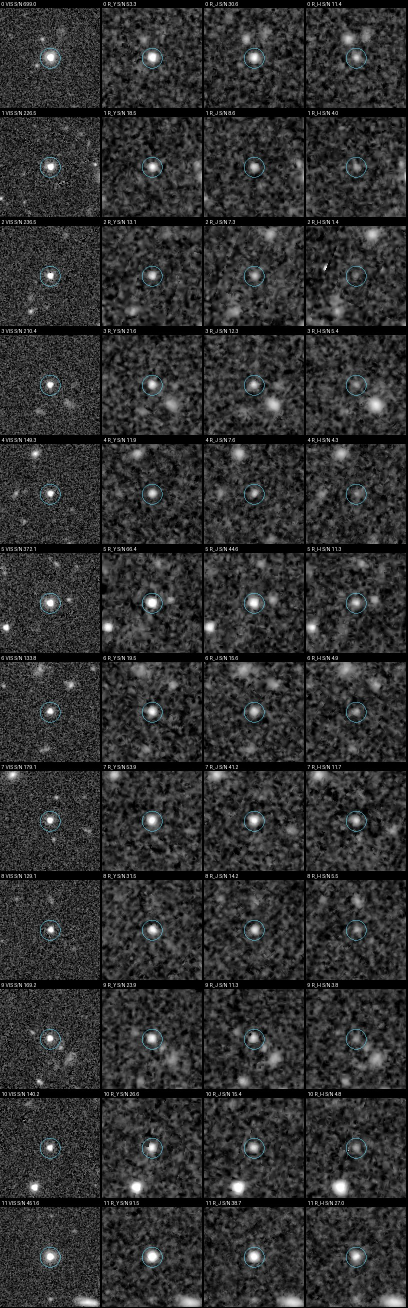
#> input picture track-m-moving-faint/stage2/sheets/strong_absorption_00.jpg, 816 x 2616 px (shown at 1/2 size); its folder holds 4 pictures in this run
$ python mk_wd.py
#> lines starting #> are read from the running program, lines starting #| are printed output that depends on the picture
"""Builds site/data/wd_faint.json and site/data/img/wd/ from the public tables of Track M, second stage
(track-m-moving-faint/stage2/). Run from the repository root: python site/mk_wd.py"""
import csv
import json
import re
import shutil
from pathlib import Path

from PIL import Image

ROOT = Path(__file__).resolve().parent.parent
S2 = ROOT / "track-m-moving-faint" / "stage2"
OUT = ROOT / "site" / "data"
COMP = {"H": "pure hydrogen", "He": "pure helium", "HeH2": "helium with hydrogen (He/H = 100)", "HeH5": "helium with hydrogen (He/H = 100,000)", "HeH8": "helium with a trace of hydrogen (He/H = 1e8)"}


def sexa(ra, dec):
    t = round(ra / 15 * 36000)                     # tenths of a second of time, rounded (the convention of the first list)
    a = round(abs(dec) * 3600)
    return f"{t // 36000:02d}{t // 600 % 60:02d}{t % 600 / 10:04.1f}{'-' if dec < 0 else '+'}{a // 3600:02d}{a // 60 % 60:02d}{a % 60:02d}"


rows = list(csv.DictReader(open(S2 / "interesting_candidates.csv", encoding="utf-8")))
#> (reads track-m-moving-faint/stage2/interesting_candidates.csv from the repository)
post = {r["object_id"]: r for r in csv.DictReader(open(S2 / "posthoc_m2.csv", encoding="utf-8"))}
#> (reads track-m-moving-faint/stage2/posthoc_m2.csv from the repository)
old = {}
if (OUT / "wd_faint.json").exists():
    old = {c["object_id"]: c["slug"] for c in json.loads((OUT / "wd_faint.json").read_text(encoding="utf-8"))["candidates"]}
sheets = {}
img = OUT / "img" / "wd"
if img.exists():
    shutil.rmtree(img)
img.mkdir(parents=True)
C = []
for r in rows:
    if r["kept"] != "True":
        continue
    ra, dec, oid, row = float(r["right_ascension"]), float(r["declination"]), r["object_id"], int(r["row"])
    slug = old.get(oid) or "mj" + sexa(ra, dec)
    p = post[oid]
    firm = float(p["nir_sig"]) < -3
    m = re.search(r"\(([-+\d.]+) ([-+\d.]+) \+- ([\d.]+)", r["nsc_dr2"])
    note = "; ".join(x for x in (r["eye_note"], "forced J signal below 5 sigma on the pixels" if "below 5" in r["pixel_step"] else "") if x)
    C.append(dict(slug=slug, name="Euclid J" + slug[2:], object_id=oid, ra=round(ra, 6), dec=round(dec, 6), r=round(float(r["r"]), 2), pm=round(float(r["pm"]), 1), pmx=round(float(r["pmx"]), 1),
                  pmy=round(float(r["pmy"]), 1), e_pm=round(float(r["e_pm"]), 1), firm=firm, comp=COMP[r["comp_best"]], teff=int(float(r["teff_best"])), tmax=int(float(r["tmax_near"])),
                  dchi2=round(float(r["dchi2"]), 1), chi2=round(float(r["chi2_best"]), 1), nir_sig=round(float(p["nir_sig"]), 1), nir_mag=round(float(p["nir_mag"]), 2), opt_teff=int(float(p["opt_teff_H"])),
                  d_pc=int(round(float(r["d_best_model"]))), vtan=int(round(float(r["vtan_best_model"]))), snr_j=round(float(r["pix_NIR_J_snr"]), 1), snr_h=round(float(r["pix_NIR_H_snr"]), 1),
                  nsc=r["nsc_dr2"].split(" ")[0] if m else "none", nsc_pmra=float(m.group(1)) if m else None, nsc_pmdec=float(m.group(2)) if m else None, nsc_e=float(m.group(3)) if m else None,
                  nsc_sig=round((float(m.group(1)) ** 2 + float(m.group(2)) ** 2) ** 0.5 / float(m.group(3)), 1) if m else None, simbad=r["simbad_10as"], stage1=r["stage_one"], note=note, row=row))
    k = row // 12
    if k not in sheets:
        sheets[k] = Image.open(S2 / "sheets" / f"strong_absorption_{k:02d}.jpg").convert("RGB")
    y = (row % 12) * 218
    strip = sheets[k].crop((0, y + 18, 816, y + 218))
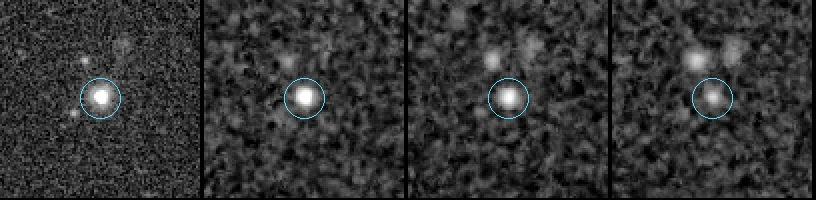
#> strip: PIL image 816x200 RGB; mean R, G, B 51.4, 51.8, 51.9
    strip.resize((1072, 265), Image.LANCZOS).save(img / f"{slug}-marked.jpg", quality=88)
    strip.crop((0, 0, 200, 200)).resize((360, 360), Image.LANCZOS).save(img / f"{slug}-thumb.jpg", quality=88)
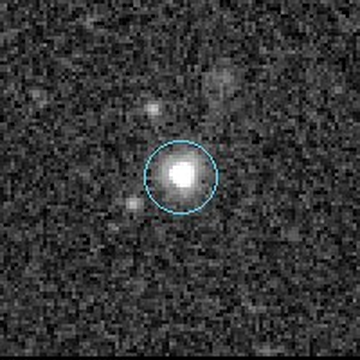
#> saved as mj053954.2-495928-thumb.jpg: PIL image 360x360 RGB; mean R, G, B 53.6, 54, 54.1
gaia = [dict(id=g["GaiaEDR3"], ra=float(g["right_ascension"]), dec=float(g["declination"]), g=float(g["Gmag"]), d_plx=round(float(g["d_parallax"])), d_model=round(float(g["d_best_model"])),
             comp=COMP[g["comp_best"]], teff=int(float(g["teff_best"])), vtan=round(float(g["vtan_gaia"]))) for g in csv.DictReader(open(S2 / "gaia_strong_absorption.csv", encoding="utf-8"))]
#> (reads track-m-moving-faint/stage2/gaia_strong_absorption.csv from the repository)
#> gaia = 5 items
assert len({c["slug"] for c in C}) == len(C)
meta = dict(date="2026-11-25", model="Claude Fable 5.2", harness="Claude Code, interactive session", tiles=6601, area=1650, movers=44602, wd=9407, quality=8186, strong=47, kept=len(C),
            firm=sum(c["firm"] for c in C), known=105, stage1=143, stage1_in=sum(c["stage1"].startswith("kept") for c in C), sim=0, false_box=23,
            steps=[["Point sources not in Gaia, VIS 20 to 24", 4789781], ["Moved by more than 30 mas/yr at 5 sigma", 44602], ["White dwarf candidates (reduced proper motion)", 9407],
                   ["Good photometry in seven bands", 8186], ["Need strong absorption, two flux measurements", 47], ["Kept after the pixel and eye checks", len(C)]])
(OUT / "wd_faint.json").write_text(json.dumps(dict(meta=meta, candidates=C, gaia=gaia), indent=1), encoding="utf-8")
print(len(C), "candidates,", meta["firm"], "firm,", sum(c["object_id"] in old for c in C), "slugs reused,", len(list(img.iterdir())), "images")
